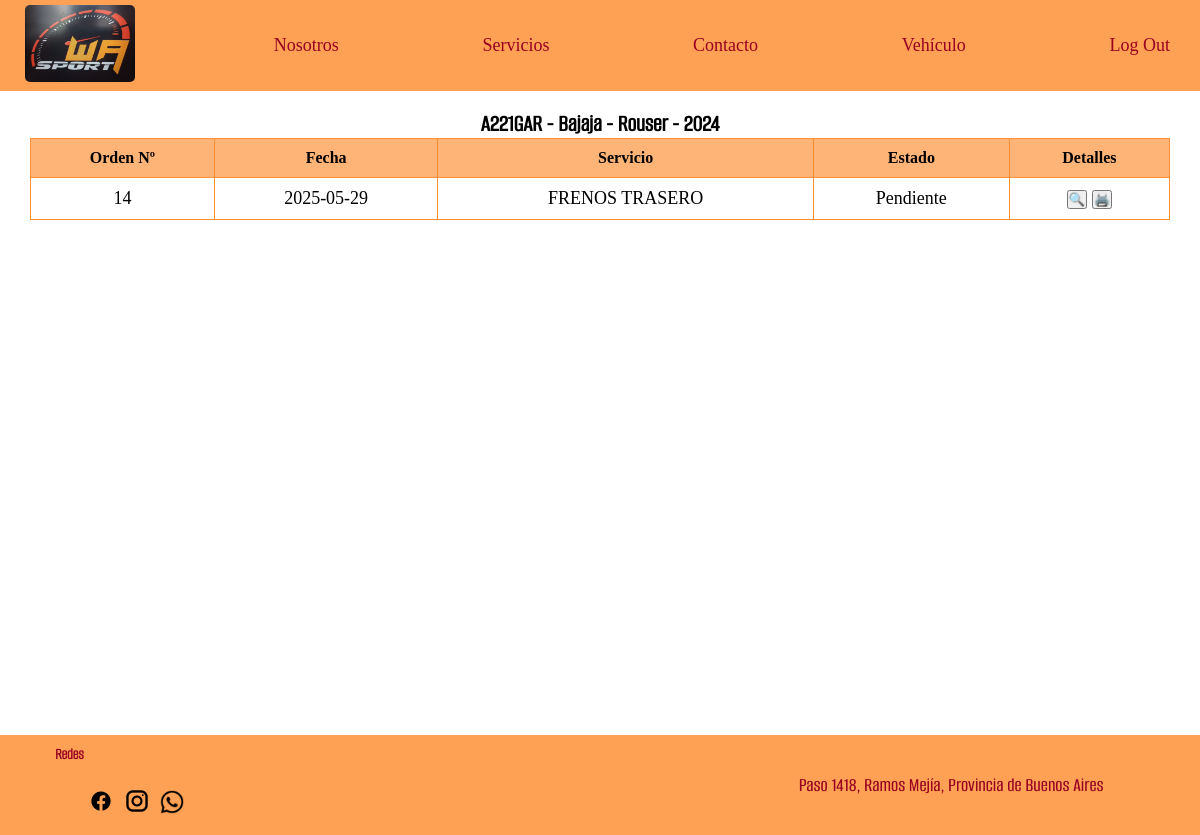
Page /historico_vehiculo_cliente.php?patente=A221GAR (signed in) on the earlier database version.
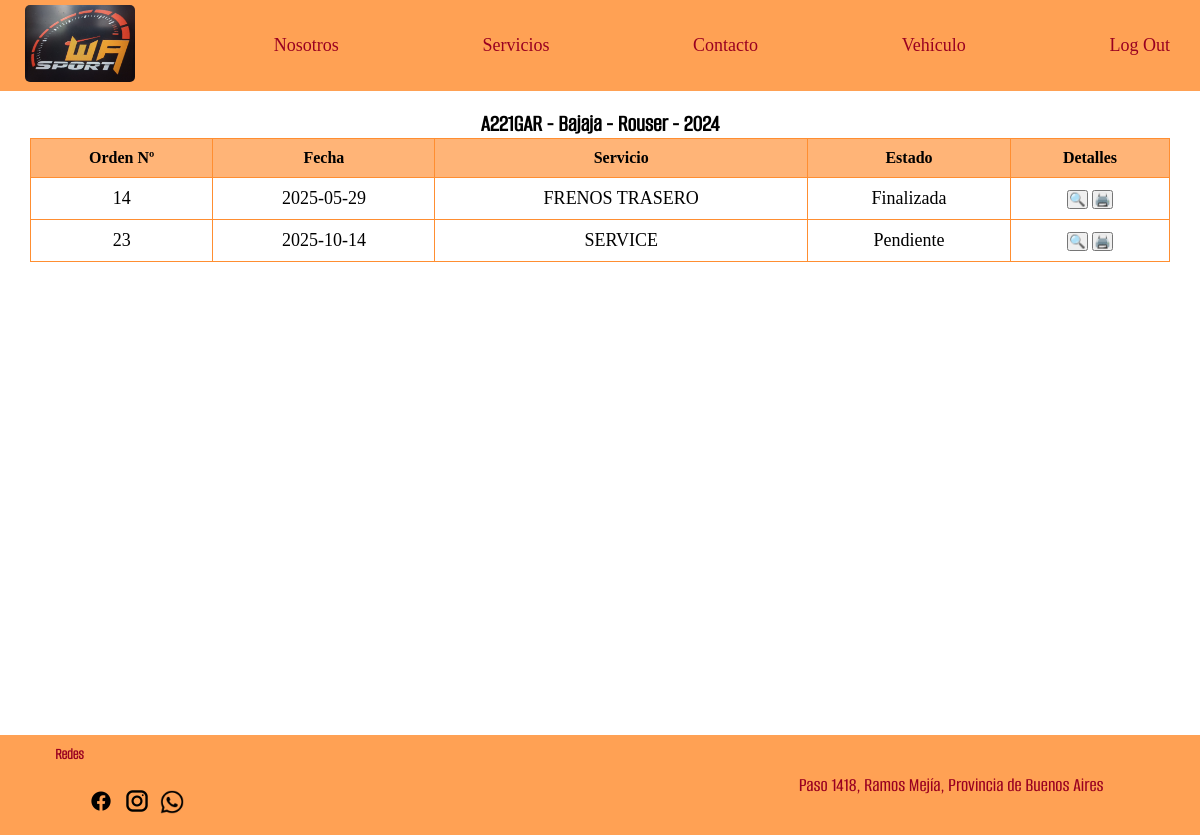
Same page on the later database version.
### tables this page shows
CREATE TABLE `orden_trabajo` (
  `orden_numero` int(11) NOT NULL,
  `servicio_codigo` varchar(5) NOT NULL,
  `complejidad` int(11) NOT NULL,
  `costo_ajustado` decimal(8,2) DEFAULT NULL,
  `orden_kilometros` int(10) UNSIGNED NOT NULL,
  `orden_comentario` varchar(255) NOT NULL,
  `orden_estado` tinyint(1) NOT NULL,
  `mecanico_DNI` varchar(15) DEFAULT NULL,
  `turno_id` int(11) DEFAULT NULL,
  `factura_id` int(11) DEFAULT NULL
);

CREATE TABLE `ordenes` (
  `orden_numero` int(11) NOT NULL,
  `orden_fecha` varchar(255) NOT NULL,
  `vehiculo_patente` varchar(10) NOT NULL,
  `orden_costo` decimal(8,2) DEFAULT NULL
);

CREATE TABLE `servicios` (
  `servicio_codigo` varchar(5) NOT NULL,
  `servicio_nombre` varchar(35) NOT NULL,
  `servicio_descripcion` varchar(100) NOT NULL,
  `servicio_costo` decimal(8,2) NOT NULL
);

### historico_vehiculo_cliente.php (the view, shortened to what this page needs)
<?php
require_once("conexion_base.php");
$mostrarModalError = false;
$mensajeModal = "";
$datosVehiculo = [];
$ordenesVehiculo = [];
try {
    $patente = strtoupper(trim($_GET['patente'] ?? ''));
    if (empty($patente)) {
        $mostrarModalError = true;
        $mensajeModal = "No se proporcionó una patente.";
    } else {
        $stmt = $conexion->prepare("SELECT * FROM vehiculos WHERE vehiculo_patente = :patente");
        $stmt->execute(['patente' => $patente]);
        if ($stmt->rowCount() === 0) {
            $mostrarModalError = true;
            $mensajeModal = "Vehículo no registrado.";
        } else {
            $datosVehiculo = $stmt->fetch(PDO::FETCH_ASSOC);
            $stmt = $conexion->prepare("SELECT o.orden_numero, o.orden_fecha, s.servicio_nombre, ot.orden_estado, ot.servicio_codigo,
                       ot.orden_kilometros, ot.complejidad, ot.orden_comentario
                FROM ordenes o
                JOIN orden_trabajo ot ON o.orden_numero = ot.orden_numero
                JOIN servicios s ON ot.servicio_codigo = s.servicio_codigo
                WHERE o.vehiculo_patente = :patente
                ORDER BY o.orden_numero
            ");
            $stmt->execute(['patente' => $patente]);
            $ordenesVehiculo = $stmt->fetchAll(PDO::FETCH_ASSOC);
        }
    }
} catch (PDOException $e) {
    $mostrarModalError = true;
    $mensajeModal = "Error en la base de datos: " . $e->getMessage();
}
?>
<!DOCTYPE html>
<html lang="es">
<head>
    <link rel="stylesheet" href="estilopagina.css?v=<?= time() ?>">
</head>
<body>
    <?php include("nav_cli.php"); ?>
    <br>
    <?php if ($mostrarModalError): ?>
    <dialog open id="modal_error_historial">
        <p style="text-align:center;"><strong><?= htmlspecialchars($mensajeModal) ?></strong></p>
        <div style="text-align:center;">
            <button onclick="document.getElementById('modal_error_historial').close()">Cerrar</button>
        </div>
    </dialog>
    <?php elseif (!empty($datosVehiculo)): ?>
        <section class="his_vehiculo_cli">
            <h2 class="recepcion_titulos">
                <?= htmlspecialchars($datosVehiculo['vehiculo_patente']) ?> -
                <?= htmlspecialchars($datosVehiculo['vehiculo_marca']) ?> -
                <?= htmlspecialchars($datosVehiculo['vehiculo_modelo']) ?> -
                <?= htmlspecialchars($datosVehiculo['vehiculo_anio']) ?>
            </h2>
            <table class="his_vehicli_tab" style="width: 95%;">
                <thead>
                    <tr>
                        <th>Orden Nº</th>
                        <th>Fecha</th>
                        <th>Servicio</th>
                        <th>Estado</th>
                        <th>Detalles</th>
                    </tr>
                </thead>
                <tbody>
                    <?php foreach ($ordenesVehiculo as $orden): ?>
                    <tr>
                        <td><?= htmlspecialchars($orden['orden_numero']) ?></td>
                        <td><?= htmlspecialchars($orden['orden_fecha']) ?></td>
                        <td><?= htmlspecialchars($orden['servicio_nombre']) ?></td>
                        <td><?= $orden['orden_estado'] == 1 ? "Finalizada" : "Pendiente" ?></td>
                        <td style="text-align: center;">
                            <button onclick="document.getElementById('modal_<?= $orden['orden_numero'] ?>').showModal()">🔍</button>
                            <button>
                            <a href="exportar_pdf_orden.php?orden=<?= $orden['orden_numero'] ?>" target="_blank" class="boton_historial">                                🖨️
                            </a></button>
                        </td>
                    </tr>
                    <?php endforeach; ?>
                </tbody>
            </table>
        </section>
    <?php endif; ?>
    <br>
    <?php include("piedepagina.php"); ?>
</body>
</html>

Differences in the rows shown:
changed orden_trabajo "FRENOS TRASERO": orden_estado "Pendiente" → "Finalizada"
added orden_trabajo: orden_numero.orden_numero "23", orden_numero.orden_fecha "2025-10-14", servicio_codigo.servicio_nombre "SERVICE", orden_estado "Pendiente"
